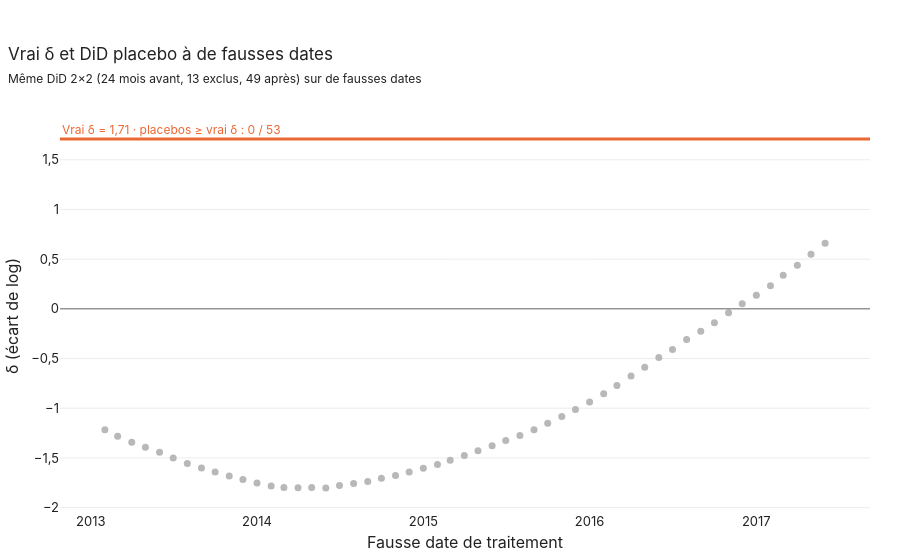

The code cell stored with this chart in its notebook:
### Markdown cell above
## 5. Inférence

### Code cell
plot_placebos(did.time_placebos(MFG), did.did_2x2(MFG),
              title='Vrai δ et DiD placebo à de fausses dates',
              subtitle='Même DiD 2×2 (24 mois avant, 13 exclus, 49 après) sur de fausses dates')

### Figure 1 — Plotly figure (JSON) as saved in the notebook; plotly's stock layout.template omitted (floating-point values rounded to 4 significant figures)
{"data": [{"hovertemplate": "%{x|%m/%Y} : %{y:.2f}<extra></extra>", "marker": {"color": "#b8b8b8", "size": 7}, "mode": "markers", "name": "DiD placebo", "type": "scatter", "x": ["2013-02-01", "2013-03-01", "2013-04-01", "2013-05-01", "2013-06-01", "2013-07-01", "2013-08-01", "2013-09-01", "2013-10-01", "2013-11-01", "2013-12-01", "2014-01-01", "2014-02-01", "2014-03-01", "2014-04-01", "2014-05-01", "2014-06-01", "2014-07-01", "2014-08-01", "2014-09-01", "2014-10-01", "2014-11-01", "2014-12-01", "2015-01-01", "2015-02-01", "2015-03-01", "2015-04-01", "2015-05-01", "2015-06-01", "2015-07-01", "2015-08-01", "2015-09-01", "2015-10-01", "2015-11-01", "2015-12-01", "2016-01-01", "2016-02-01", "2016-03-01", "2016-04-01", "2016-05-01", "2016-06-01", "2016-07-01", "2016-08-01", "2016-09-01", "2016-10-01", "2016-11-01", "2016-12-01", "2017-01-01", "2017-02-01", "2017-03-01", "2017-04-01", "2017-05-01", "2017-06-01"], "y": [-1.215, -1.282, -1.342, -1.394, -1.443, -1.501, -1.556, -1.6, -1.64, -1.682, -1.717, -1.751, -1.783, -1.797, -1.801, -1.798, -1.803, -1.777, -1.758, -1.736, -1.703, -1.678, -1.642, -1.605, -1.566, -1.522, -1.476, -1.428, -1.378, -1.325, -1.275, -1.216, -1.151, -1.083, -1.013, -0.9385, -0.8544, -0.7703, -0.6759, -0.5868, -0.4897, -0.4092, -0.3082, -0.2257, -0.1399, -0.03986, 0.052, 0.1374, 0.2333, 0.3385, 0.4392, 0.549, 0.6605]}], "layout": {"annotations": [{"font": {"color": "#eb6834", "size": 12}, "showarrow": false, "text": "Vrai δ = 1,71 · placebos ≥ vrai δ : 0 / 53", "x": 0, "xanchor": "left", "xref": "x domain", "y": 1.709, "yanchor": "bottom", "yref": "y"}], "hovermode": "closest", "shapes": [{"line": {"color": "#6b6b6b", "width": 1}, "type": "line", "x0": 0, "x1": 1, "xref": "x domain", "y0": 0, "y1": 0, "yref": "y"}, {"line": {"color": "#eb6834", "width": 3}, "type": "line", "x0": 0, "x1": 1, "xref": "x domain", "y0": 1.709, "y1": 1.709, "yref": "y"}], "showlegend": false, "title": {"subtitle": {"text": "Même DiD 2×2 (24 mois avant, 13 exclus, 49 après) sur de fausses dates"}, "text": "Vrai δ et DiD placebo à de fausses dates"}, "xaxis": {"dtick": "M12", "tickformat": "%Y", "title": {"text": "Fausse date de traitement"}}, "yaxis": {"title": {"text": "δ (écart de log)"}}}}
